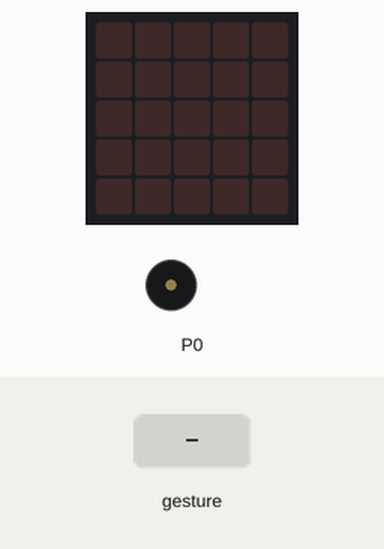
Simulated run of this program. Board: BBC micro:bit (MakeCode). On the bench: the board's 5×5 LED display, buzzer (waves = sounding). The inputs (shaded band) are chosen by the test bench.

Above: at 1.2 s.
1.3 s: sound turns loud
At 3.9 s:
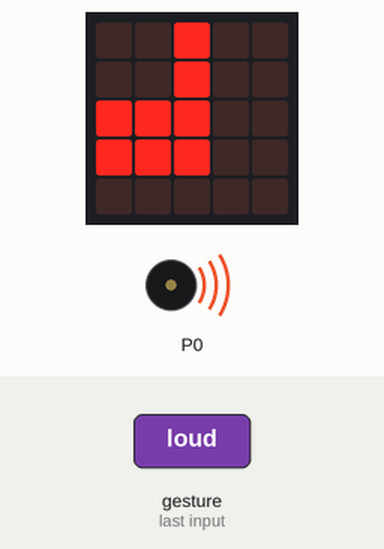
At 5.7 s:
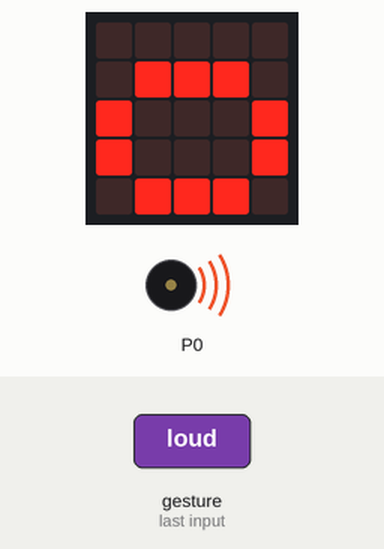
Timing chart, 0 to 21.7 s (numbered marks = the images above; inputs shaded):
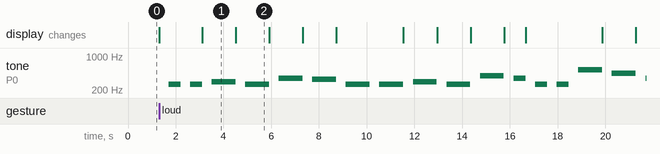

Measured:
- after the input at 1.3 s, tone on P0: plays 262 Hz for 0.50 s, 262 Hz for 0.50 s, 294 Hz for 1.0 s, 262 Hz for 1.0 s, 349 Hz for 1.0 s, 330 Hz for 1.0 s … (17 notes in this stretch), starting after 0.40 s; the display: first changes at once (image 1 shows a later state)
- what the display in image 1 shows lasts 1.4 s, from 3.1 s to 4.5 s

The program:

main.ts
```typescript
let lights0n = false
input.onSound(DetectedSound.Loud, function () {
    lights0n = !(lights0n)
    if (lights0n) {
        basic.showLeds(`
            . . . . .
            . # # # .
            # . . . #
            # . . . #
            . # # # .
            `)
        music.playTone(262, music.beat(BeatFraction.Whole))
        basic.showLeds(`
            . . . . .
            . # # # .
            # . . . #
            # . . . #
            . # # # .
            `)
        music.playTone(262, music.beat(BeatFraction.Whole))
        basic.showLeds(`
            . . # . .
            . . # . .
            # # # . .
            # # # . .
            . . . . .
            `)
        music.playTone(294, music.beat(BeatFraction.Double))
        basic.showLeds(`
            . . . . .
            . # # # .
            # . . . #
            # . . . #
            . # # # .
            `)
        music.playTone(262, music.beat(BeatFraction.Double))
        basic.showLeds(`
            . . # . .
            . . # . .
            . . # . .
            . # . . .
            . . . . .
            `)
        music.playTone(349, music.beat(BeatFraction.Double))
        basic.showLeds(`
            . . . . #
            . . # # #
            . . # # #
            . . . . .
            . . . . .
            `)
        music.playTone(330, music.beat(BeatFraction.Double))
        basic.showLeds(`
            . . . . .
            . # # # .
            # . . . #
            # . . . #
            . # # # .
            `)
        music.playTone(262, music.beat(BeatFraction.Double))
        basic.showLeds(`
            . . . . .
            . # # # .
            # . . . #
            # . . . #
            . # # # .
            `)
        music.playTone(262, music.beat(BeatFraction.Double))
        basic.showLeds(`
            . . . . .
            . # . . .
            . # . . .
            . # . . .
            # . . . .
            `)
        music.playTone(294, music.beat(BeatFraction.Double))
        basic.showLeds(`
            . . . . .
            . # # # .
            # . . . #
            # . . . #
            . # # # .
            `)
        music.playTone(262, music.beat(BeatFraction.Double))
        basic.showLeds(`
            . . . # .
            . . . # .
            . . . # .
            . . # . .
            . . . . .
            `)
        music.playTone(392, music.beat(BeatFraction.Double))
        basic.showLeds(`
            . . # . .
            . . # . .
            . . # . .
            . # . . .
            . . . . .
            `)
        music.playTone(349, music.beat(BeatFraction.Whole))
        basic.showLeds(`
            . . . . .
            . # # # .
            # . . . #
            # . . . #
            . # # # .
            `)
        music.playTone(262, music.beat(BeatFraction.Whole))
        basic.showLeds(`
            . . . . .
            . # # # .
            # . . . #
            # . . . #
            . # # # .
            `)
        music.playTone(262, music.beat(BeatFraction.Whole))
        basic.showLeds(`
            . . . . .
            . # # # .
            # . . . #
            # . . . #
            . # # # .
            `)
        music.playTone(523, music.beat(BeatFraction.Double))
        basic.showLeds(`
            . . . # .
            . . . # .
            . . # . .
            . . . . .
            . . . . .
            `)
        music.playTone(440, music.beat(BeatFraction.Double))
        basic.showLeds(`
            . . # . .
            . . # . .
            . . # . .
            . # . . .
            . . . . .
            `)
        music.playTone(349, music.beat(BeatFraction.Double))
        basic.showLeds(`
            . . . . .
            . # . . .
            . # . . .
            . # . . .
            # . . . .
            `)
        music.playTone(330, music.beat(BeatFraction.Double))
        basic.showLeds(`
            . . . # .
            . . . # .
            . # # # .
            # . . # .
            . # # # .
            `)
        music.playTone(294, music.beat(BeatFraction.Double))
        basic.showLeds(`
            . . . . #
            . . . . #
            . . . # .
            . . . . .
            . . . . .
            `)
        music.playTone(494, music.beat(BeatFraction.Whole))
        basic.showLeds(`
            . . . . #
            . . . . #
            . . . # .
            . . . . .
            . . . . .
            `)
        music.playTone(494, music.beat(BeatFraction.Whole))
        basic.showLeds(`
            . . . # .
            . . . # .
            . . # . .
            . . . . .
            . . . . .
            `)
        music.playTone(440, music.beat(BeatFraction.Double))
        basic.showLeds(`
            . . # . .
            . . # . .
            . . # . .
            . # . . .
            . . . . .
            `)
        music.playTone(349, music.beat(BeatFraction.Double))
        basic.showLeds(`
            . . . # .
            . . . # .
            . . . # .
            . . # . .
            . . . . .
            `)
        music.playTone(392, music.beat(BeatFraction.Double))
        basic.showLeds(`
            . . # . .
            . . # . .
            . . # . .
            . # . . .
            . . . . .
            `)
        music.playTone(349, music.beat(BeatFraction.Double))
    } else {
        basic.clearScreen()
    }
})
```

test.ts
```typescript
// aquí va el archivo "tests"; esto no se compilará cuando este paquete se utilice como una extensión.
```
